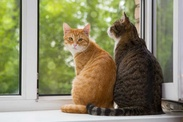
#> input picture ComputerVisionWorkshop/img/gato.jpg, 183 x 122 px, shrunk from 950 x 633 before the run
$ jupyter execute --allow-errors libro_cv_workshop_3.ipynb
#> lines starting #> are read from the running program, lines starting #| are printed output that depends on the picture
### Working with Histograms

#### Histogramas
Un histograma de una imagen es una representación gráfica de la distribucion de las intensidades del pixel. La intensidad del pixel de una imagen tiene un rango de 0 a 255.

[cell 1]
import matplotlib.pyplot as plt
import cv2

[cell 2]
img = cv2.imread("../img/gato.jpg")
#> img is the input picture: shape (122, 183, 3); mean B, G, R 102.8, 135.1, 138.4

[cell 3]
plt.imshow(img[:,:,::-1])
plt.show()

[cell 4]
img_rgb = cv2.cvtColor(img, cv2.COLOR_BGR2RGB)

[cell 5]
plt.imshow(img_rgb)
plt.show()

[cell 6]
# LAB es mas preciso en terminos de imitar al ojo humano. Usa L,A,B para especificar un color
img_lab = cv2.cvtColor(img, cv2.COLOR_LAB2RGB)
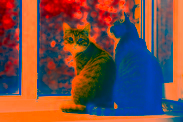
#> img_lab: shape (122, 183, 3); mean R, G, B 115.2, 76.9, 72.7
plt.imshow(img_lab)
plt.show()

En LAB:
<ul>
<li> El canal L (plano 0) tiene informacion sobre la iluminación </li>
    <li> EL canal A (plano 1) tiene rango entre verde y rojo </li>
    <li> El canal B (plano 2) tiene rango entre azul y amarillo</li>
</ul>

Entonces, entre los canales A y B se define la cromocidad(?).

[cell 7]
img_hsv = cv2.cvtColor(img, cv2.COLOR_RGB2HSV)
#> img_hsv: shape (122, 183, 3); mean H, S, V 89.4, 84.7, 144.4
plt.imshow(img_hsv)
plt.show()

#### Histogramas con Matplotlib

[cell 8]
img = cv2.imread("../img/river_scene.jpg", cv2.IMREAD_GRAYSCALE)

[cell 9]
cv2.imshow('',img)
cv2.waitKey(0)
cv2.destroyAllWindows()

#> (a cell that did not finish here is left out)

[cell 11]
img_2 = cv2.imread("../img/half.png", cv2.IMREAD_GRAYSCALE)
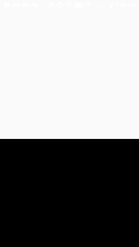
#> input picture ComputerVisionWorkshop/img/half.png, 139 x 247 px, shrunk from 720 x 1280 before the run
#> img_2 is the input picture: shape (247, 139); min 0, max 255, mean 140.7
cv2.imshow('', img_2)
cv2.waitKey(0)
cv2.destroyAllWindows()

[cell 12]
ax_2 = plt.hist(img_2.ravel(), bins = 256)
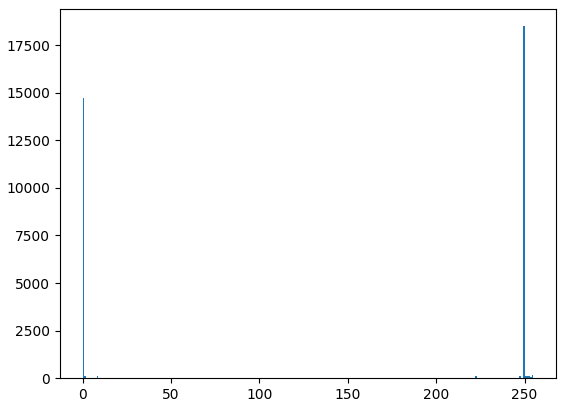
#> figure drawn by matplotlib, 1 panel; tallest bar 18492 high, from x = 249 to 250

### Usando 10 bins

#> (a cell that did not finish here is left out)

#### Usando 2 bins

[cell 14]
ax_4 = plt.hist(img_2.ravel(), bins = 2)
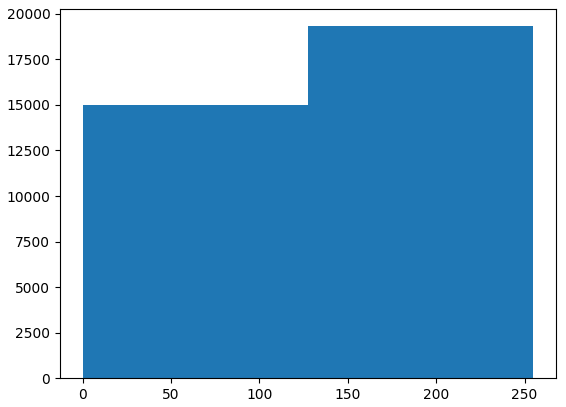
#> figure drawn by matplotlib, 1 panel

### Histograma en un ejemplo de color

[cell 15]
img = cv2.imread("../img/sunflower.jpg")

#> (a cell that did not finish here is left out)

### Histograms with OpenCV

[cell 17]
img = cv2.imread("../img/bloom.jpg")
#> (the rest of this cell did not finish here and is left out)

[cell 18]
mymask = cv2.imread("../img/mask_pro.png", 0)
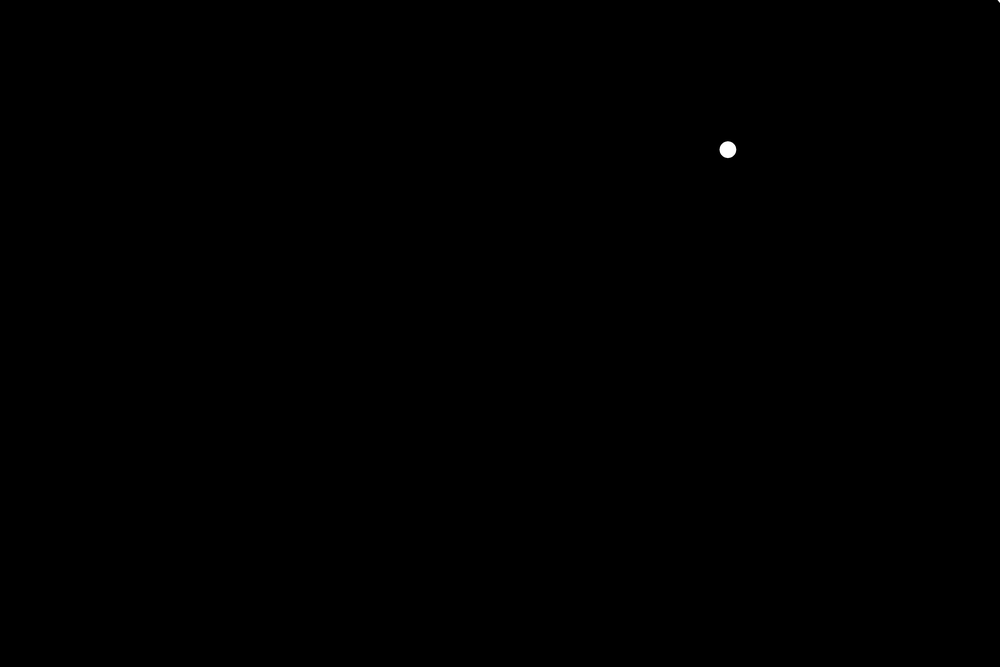
#> input picture ComputerVisionWorkshop/img/mask_pro.png, 1000 x 667 px, shrunk from 5184 x 3456 before the run
#> mymask is the input picture: shape (667, 1000); min 0, max 255, mean 0.1

#> (a cell that did not finish here is left out)

#> (a cell that did not finish here is left out)

[cell 21]
mymask.shape
#> Out = (667, 1000)
